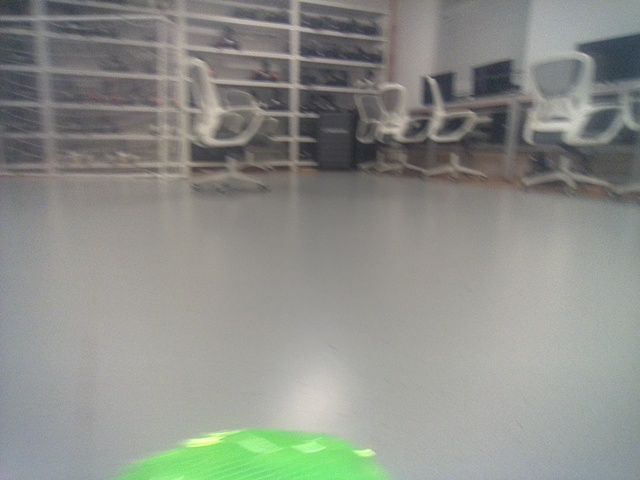
#> input picture ball tracker/src/learning/latest_image.jpg, 640 x 480 px, found by its file name
$ python image_process.py
#> lines starting #> are read from the running program, lines starting #| are printed output that depends on the picture; after the words box and inside, x2 and y2 are one past the last pixel; in counts of white or black regions, pixels touching at a corner belong together
import cv2
import numpy as np
img= cv2.imread('latest_image.jpg')
#> img is the input picture: shape (480, 640, 3); mean B, G, R 137, 142.8, 140.3
# Extract only the green channel (index 1 in BGR format)
hsv= cv2.cvtColor(img, cv2.COLOR_BGR2HSV)
#> hsv: shape (480, 640, 3); mean H, S, V 52.4, 17.4, 145.6
thresh= cv2.inRange(hsv, (30, 70, 0), (70, 255, 255))
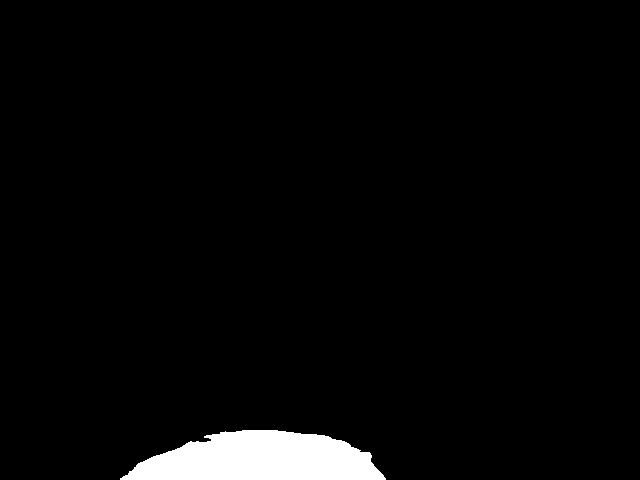
#> thresh: shape (480, 640); 3.1% white; 1 white region, box (x1, y1, x2, y2) and area: (120, 430, 386, 480) 9647
# Display the result
# Optionally save the result
cv2.imwrite('thresh.jpg', thresh)
